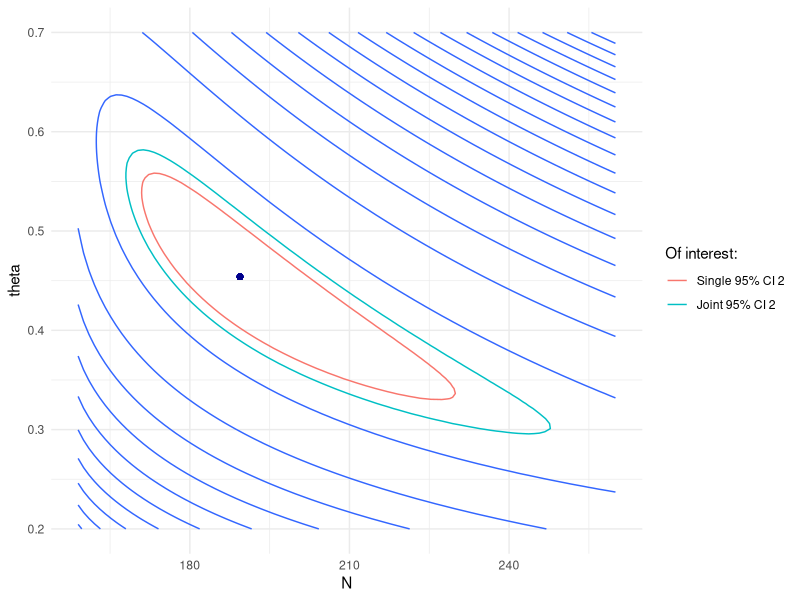
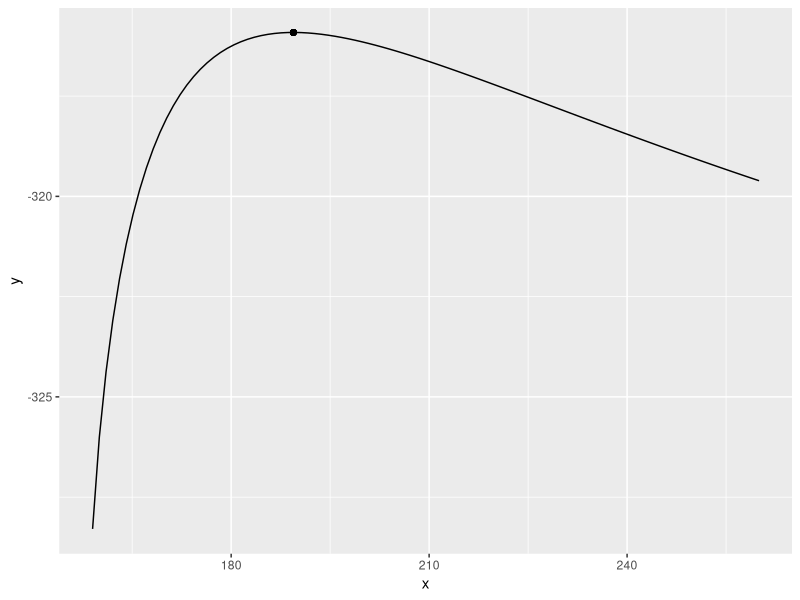

Generate these figures, in order, with R:
## ---- chunk 1
knitr::opts_chunk$set(echo = TRUE)
library(magrittr)
library(ggplot2)
## ---- chunk 2
llfunc <- function(par, n1, n2, n3) {
  N <- par[1]
  theta <- par[2]
  lfactorial(N) - lfactorial(N - n1 - n2 - n3) +
    sum(n1, n2, n3)*log(theta) + 
    (3*N - 3*n1 - 2*n2 - n3)*log(1 - theta)
}

n1 <- 82L
n2 <- 54L
n3 <- 23L
## since N >= n1 + n2 + n3
N_0 <- n1 + n2 + n3
par_start <- c(N_0, 0.5)

optim_fit <- optim(par = par_start,
                   fn = llfunc,
                   n1 = n1, n2 = n2, n3 = n3,
                   lower = c(N_0, 1e-4),
                   upper = c(Inf, 1),
                   method = "L-BFGS-B",
                   control = list(fnscale = -1),
                   hessian = TRUE)

MLE <- optim_fit$par
SE <- sqrt(diag(solve(-optim_fit$hessian)))
LowerBound <- MLE - qnorm(0.975) * SE
UpperBound <- MLE + qnorm(0.975) * SE
results <- cbind(MLE, SE, LowerBound, UpperBound) %>% round(2)
rownames(results) <- c("N", "theta")
results
## ---- chunk 3
n_vals <- seq(from = n1+n2+n3, to = 260, length = 100)
theta_vals <- seq(from = 0.2, to = 0.7, length = 100)

combos <- expand.grid(n_vals, theta_vals)
surface <- apply(expand.grid(n_vals, theta_vals), 1, llfunc, n1 = n1, n2 = n2, n3 = n3) %>% round(2)
outcome <- cbind(combos, surface)
names(outcome) <- c("N", "theta", "value")

ggplot(data = outcome, mapping = aes(N, theta)) + 
  geom_contour(aes(z = value),
               breaks = seq(from = min(outcome$value), to = max(outcome$value), by = 12)) +
  geom_contour(aes(z = value,
                   colour = factor(..level.. == max(surface) - 1.92,
                                   levels = c(F, T),
                                   labels = c("Single 95% CI "))),
               breaks = max(surface) - 1.92) +
  geom_contour(aes(z = value,
                   colour = factor(..level.. == max(surface) - 3,
                                   levels = c(F, T),
                                   labels = c("Joint 95% CI "))),
               breaks = max(surface) - 3) +
  geom_point(mapping = aes(x = MLE[1], y = MLE[2]), colour = "darkblue") +
  labs(colour = "Of interest:") +
  #ggtitle("Contour map of (N, \u03B8) surface") +
  #ylab("\u03B8") +
  theme_minimal()
## ---- chunk 4

llfunc_N <- function(N, n1, n2, n3) {
  lfactorial(N) - lfactorial(N - n1 - n2 - n3) +
    (3*N - 3*n1 - 2*n2 - n3)*log(3*N - 3*n1 - 2*n2 - n3) -
    (3*N - 2*n1 - n2)*log(3*N - 2*n1 - n2)
}

n1 <- 82L
n2 <- 54L
n3 <- 23L
## since N >= n1 + n2 + n3
N_0 <- n1 + n2 + n3
N_start <- c(N_0)

optim_fit <- optim(par = N_start,
                   fn = llfunc_N,
                   n1 = n1, n2 = n2, n3 = n3,
                   lower = c(N_0, 1e-4),
                   upper = c(Inf, 1),
                   method = "L-BFGS-B",
                   control = list(fnscale = -1),
                   hessian = TRUE)

N_hat <- optim_fit$par
log_max <- optim_fit$value

## calculate 95% CI
crit_point <- log_max - 0.5 * qchisq(0.95, df = 1)

ci_func <- function(critical_value, ...) {
  llfunc_N(...) - critical_value
}

lower <- uniroot(ci_func, interval = c(N_0, N_hat), 
                 n1 = n1, n2 = n2, n3 = n3, 
                 critical_value = crit_point)$root
upper <- uniroot(ci_func, interval = c(N_hat, 300), 
                 n1 = n1, n2 = n2, n3 = n3, 
                 critical_value = crit_point)$root

n_vals <- seq(from = n1+n2+n3, to = 260, length = 100)
data <- data.frame(x = n_vals,
                   y = llfunc_N(n_vals, n1 = n1, n2 = n2, n3 = n3))

ggplot(data = data, mapping = aes(x = x, y = y)) + 
  geom_line() +
  geom_point(aes(x = N_hat, y = log_max))

